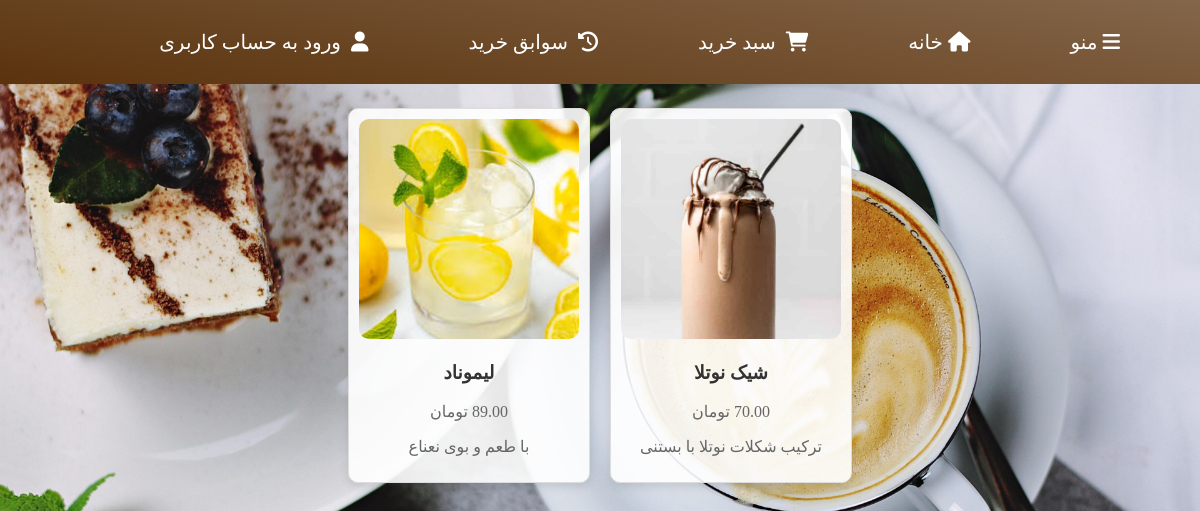
Page /store/?category=cold_drinks on the committed database.
### mainapp/models.py (models this page shows, shortened)
class Product(models.Model):
    CATEGORY_CHOICES = [
        ('hot_drinks', 'نوشیدنی گرم'),
        ('cold_drinks', 'نوشیدنی سرد'),
        ('cakes', 'کیک'),
    ]
    category = models.CharField(_("دسته بندی محصول"),max_length=20, choices=CATEGORY_CHOICES, default='hot_drinks')
    name = models.CharField(_('نام'), max_length=255)
    description = models.CharField( _("توضیحات"), max_length=255, blank=True, null=True)
    price = models.DecimalField(_("قیمت"),default=0, max_digits=10, decimal_places=2, validators=[validators.MinValueValidator(0)])
    timeNeeded = models.IntegerField(_("زمان مورد نیاز"),default=0, validators=[validators.MaxValueValidator(60)])
    coffee = models.PositiveIntegerField(_("قهوه"),default=0)
    milk = models.PositiveIntegerField(_("شیر"),default=0)
    chocolate = models.PositiveIntegerField(_("شکلات"),default=0)
    flour = models.PositiveIntegerField(_("آرد"),default=0)
    sugar = models.PositiveIntegerField(_("شکر"),default=0)
    image = models.ImageField(_("تصویر"),upload_to='products/')
    created_at = models.DateTimeField(auto_now_add=True)
    updated_at = models.DateTimeField(auto_now=True)
    sold_count = models.PositiveBigIntegerField(default=0)

### mainapp/views.py (the view)
# urls.py: path('store/', views.store_view, name='store'),
def store_view(request):
    all_products = Product.objects.all()
    context={'products':all_products}
    return render(request,'mainapp/store.html',context=context)

### templates/mainapp/store.html (shortened to what this page needs)
{% extends 'base.html' %}
    {% block content %}
    {% load static %}
    <link rel="stylesheet" href="{% static 'css/store.css' %}">
    <h1>محصولات</h1>
    <div class="product-container">
        {% if request.GET.category == "cold_drinks" %}
            {% for product in products %}
                {% if product.category == "cold_drinks" %}
                <div class="product-card">
                    <img src="{{ product.image.url }}" alt="{{ product.name }}">
                    <h3>{{ product.name }}</h3>
                    <p>{{ product.price }} تومان</p>
                    <p>{{ product.description }}</p>
                </div>
                {% endif %}
            {% endfor %}
        {% endif %}
    </div>
</body>
{% endblock content %}

### static/css/homePage.css (style rules this page uses)
* { font-family: Vazirmatn; }
body { margin: 0; padding: 0; direction: rtl; background: linear-gradient(225deg, #c3a282,#e4d7cc); }

### static/css/store.css (style rules this page uses)
body { font-family: Arial, sans-serif; margin: 0; padding: 0; background: url('../images/background.jpg') no-repeat center center fixed; background-size: cover; color: #333; }
h1 { text-align: center; margin: 20px 0; color: #fff; text-shadow: 2px 2px 4px rgba(0, 0, 0, 0.7); }
.product-container { display: flex; flex-wrap: wrap; justify-content: center; padding: 20px; }
.product-card { background-color: rgba(255, 255, 255, 0.9); border: 1px solid #ddd; border-radius: 10px; box-shadow: 0 4px 8px rgba(0, 0, 0, 0.1); margin: 10px; padding: 10px; text-align: center; width: 220px; }
.product-card img { border-radius: 10px; max-width: 100%; height: auto; }
.product-card h3 { color: #333; }
.product-card p { color: #666; }
.product-card { transition: transform 0.2s; }

### rows in the picture
Product: image (picture), name "شیک نوتلا", price "70.00", description "ترکیب شکلات نوتلا با بستنی"
Product: image (picture), name "لیموناد", price "89.00", description "با طعم و بوی نعناع"
